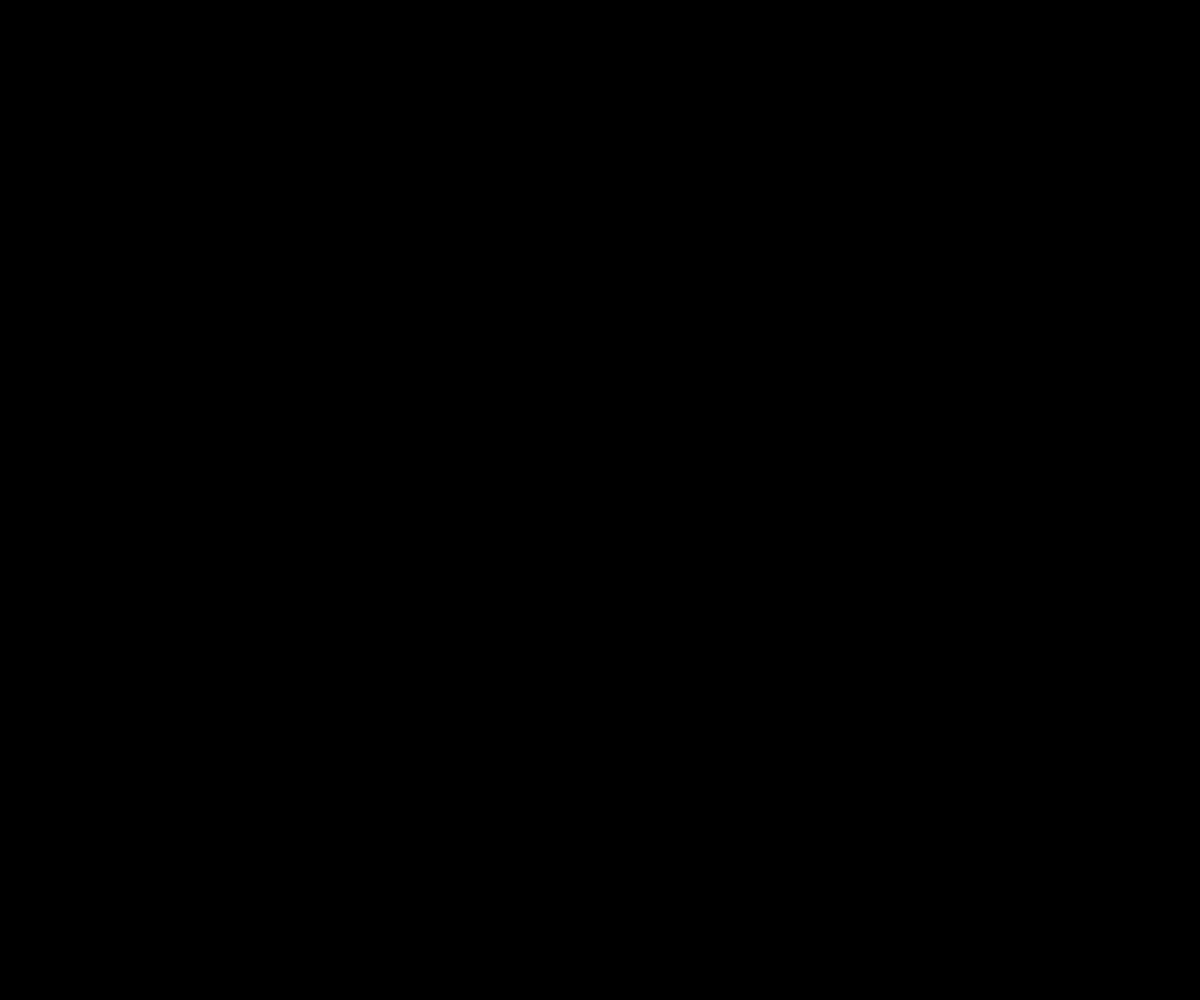
Frame 1 (no input)
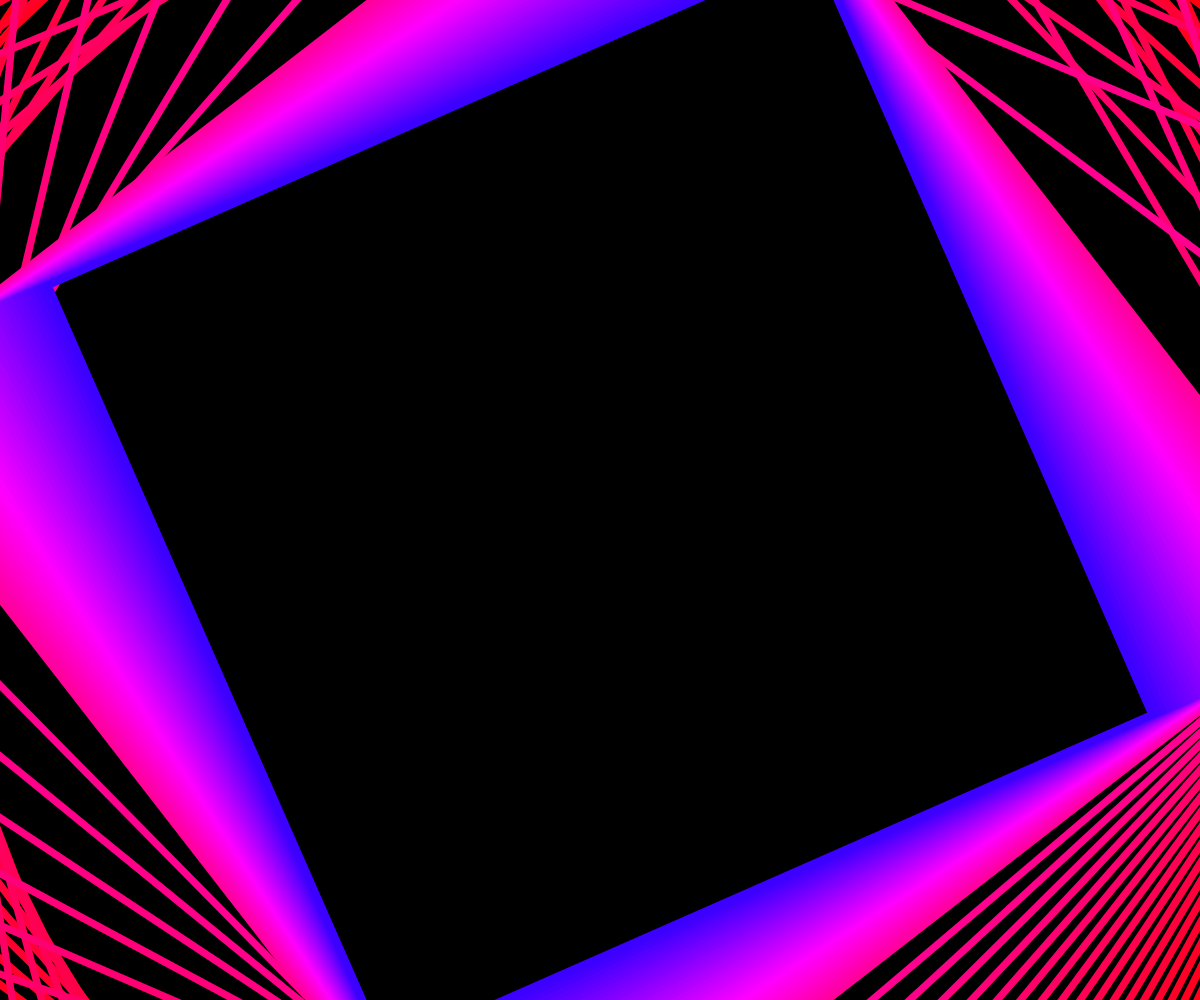
Frame 60 (no input)
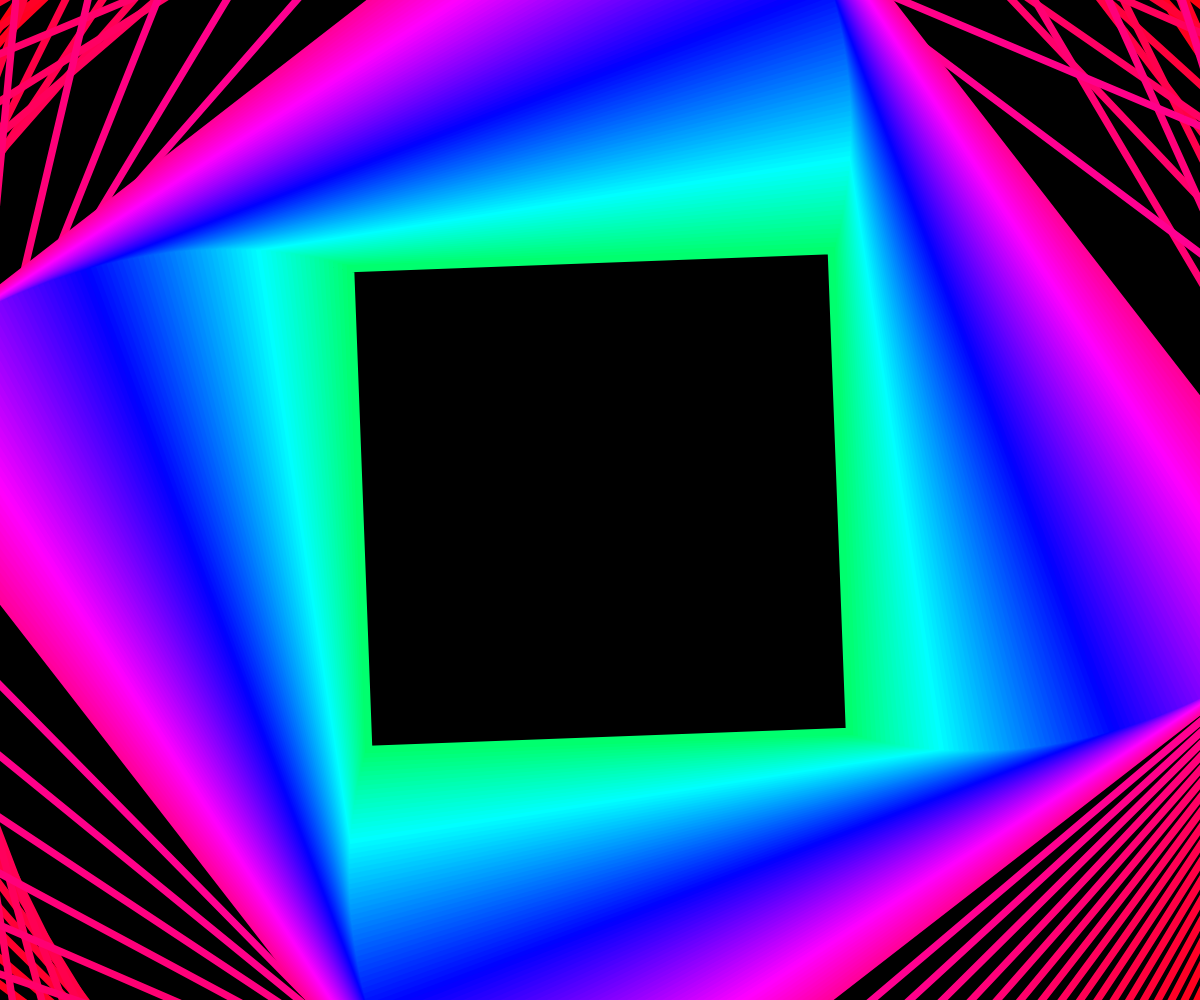
Frame 120 (the mouse pressed at the canvas centre since frame 60)

The p5.js sketch that drew these frames (run headless with seeded random() and noise() and a simulated clock; from frame 60 on, the mouse is pressed at the canvas centre):

// p5.js sketch
// ── sketch.js
function setup() {
  looping = true

  dimension = max(innerWidth, innerHeight)
  createCanvas(innerWidth, innerHeight)
  frameRate(60)

  colorMode(HSB, 1, 1, 1, 1)
  noStroke()
  background(0)

  square = {
    cx: 0,
    cy: 0,
    side: dimension,
    numSides: 8,
    draw: function() {
      // rect(this.cx, this.cy, this.side, this.side)
      drawShape(this.cx, this.cy, this.side, this.numSides)
    },
    grow: function(rate) {
      this.side += rate
      this.numSides = constrain((this.numSides + 0.02) % 8, 4, 8)
    },
    shrink: function(rate) {
      this.side -= rate
      this.numSides = constrain((this.numSides - 0.2) % 8, 4, 8)
    },

    isShrinking: true,
    rainbow: function() {}
  }

  angle = 0
  rate = Math.floor(width * 0.005)
  hueOffset = 0
  numRainbows = 1
  hueMin = 0
  hueMax = 1
  rectMode(CENTER)
  noFill()
  strokeWeight(map(dimension, 300, 2000, 1, 13))
}

function draw() {
  translate(width / 2, height / 2)
  rotate(angle)

  // background(0, map(square.side, 0, width, 0.005, 0.05));
  hue = (square.side / width + hueOffset) % (1 / numRainbows)
  hue = map(hue, 0, 1 / numRainbows, hueMin, hueMax)
  stroke(hue, 1, 1, 1)
  square.draw()

  if (square.isShrinking) {
    square.shrink(rate)
    if (square.side <= 0) {
      square.isShrinking = false
      redirect()
    }
  } else {
    square.grow(rate)
    if (square.side >= width * 1.3) {
      square.isShrinking = true
      redirect()
    }
  }

  angle += PI / 500
}

function drawShape(cx, cy, s, numSides) {
  beginShape()
  for (let i = 0; i < numSides; i++) {
    let angle = map(i, 0, numSides, 0, TWO_PI)
    let x = cx + s * 0.7 * cos(angle)
    let y = cy + s * 0.7 * sin(angle)
    vertex(x, y)
  }
  endShape(CLOSE)
}

function redirect() {
  // background(0);
  rate = Math.floor(width * random(0.003, 0.009))
  hueOffset = Math.random()
  numRainbows = Math.ceil(random(0, 10))
  hueMin = Math.random()
  hueMax = Math.random()
}

function mousePressed() {
  if (looping) {
    noLoop()
    looping = false
  } else {
    loop()
    looping = true
  }
}
